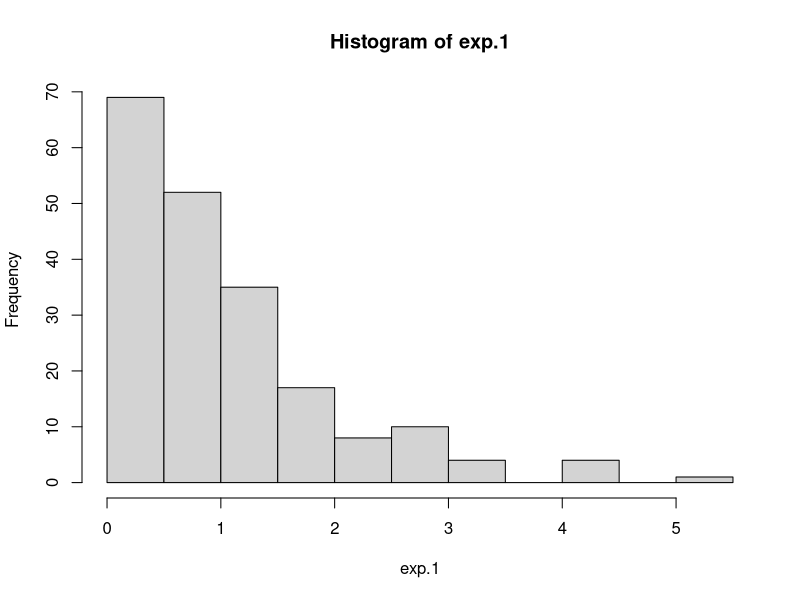
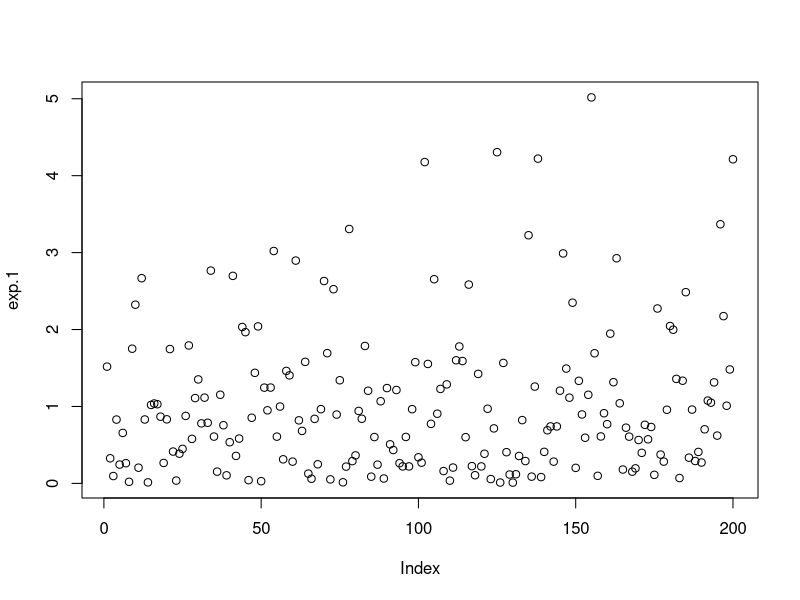
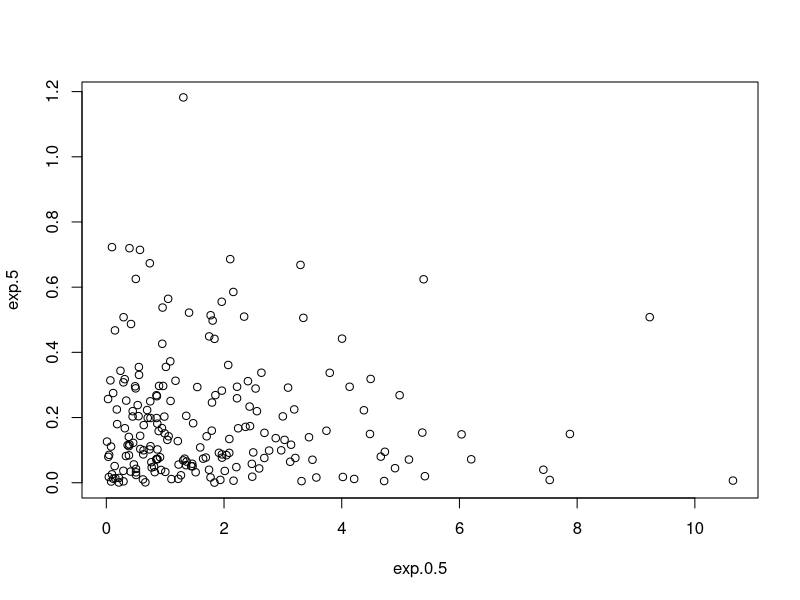
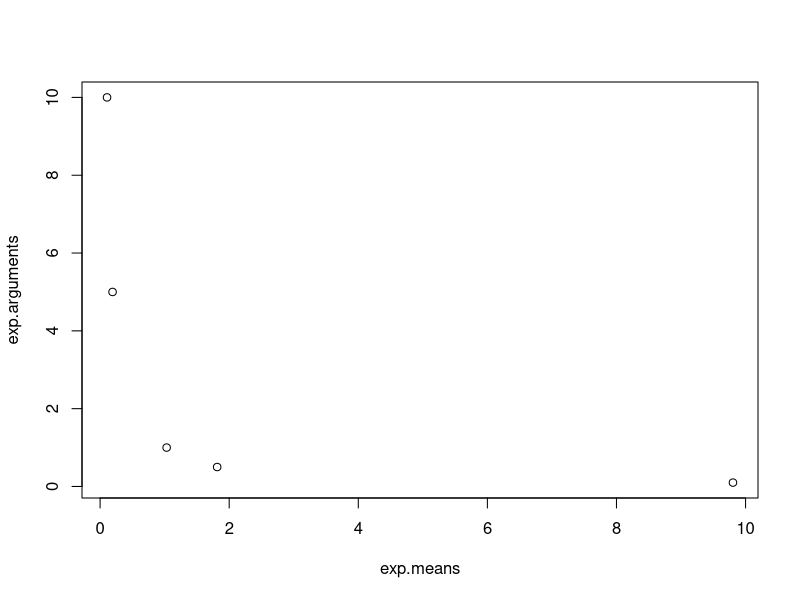
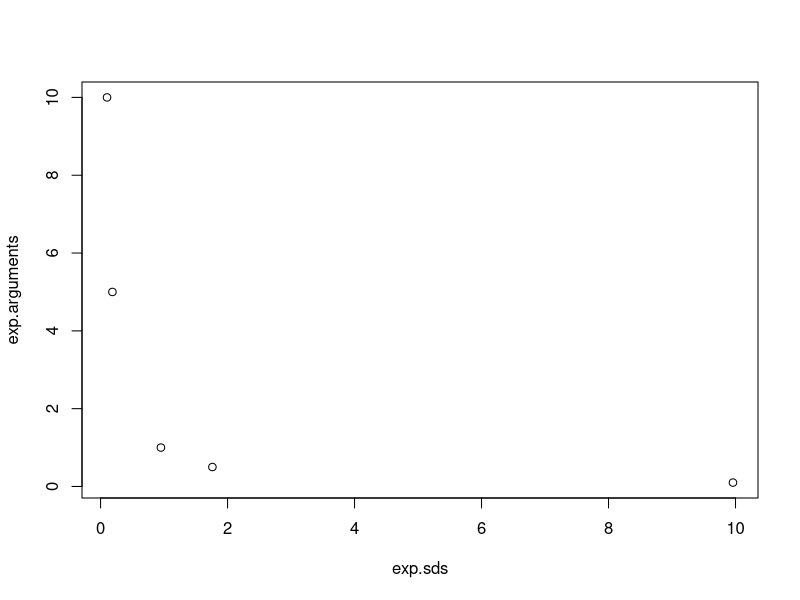
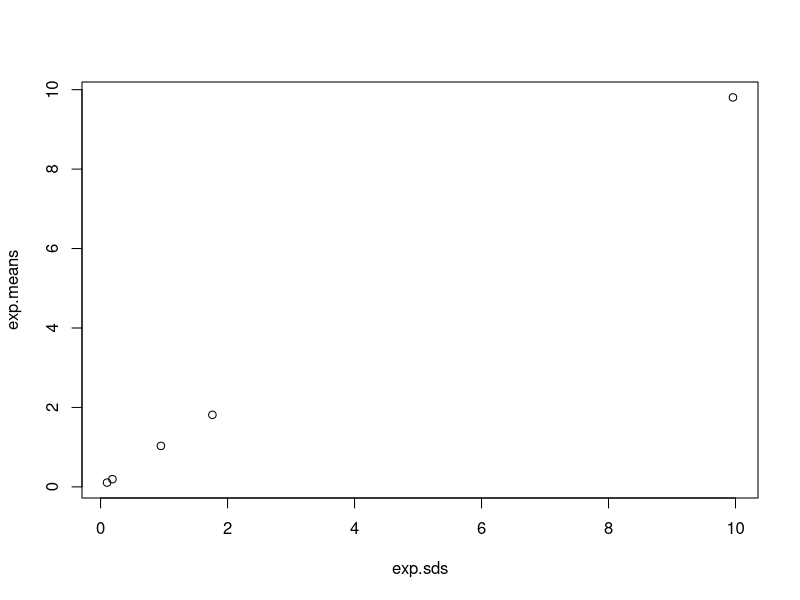
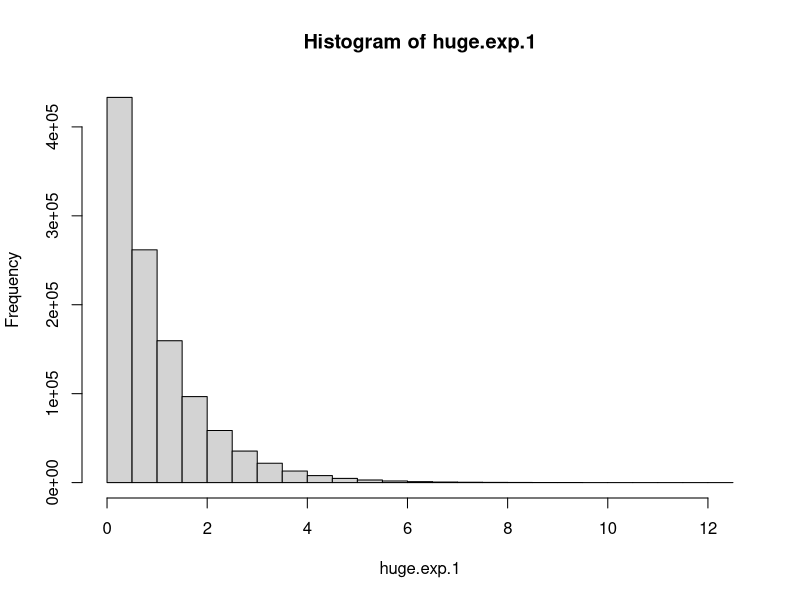
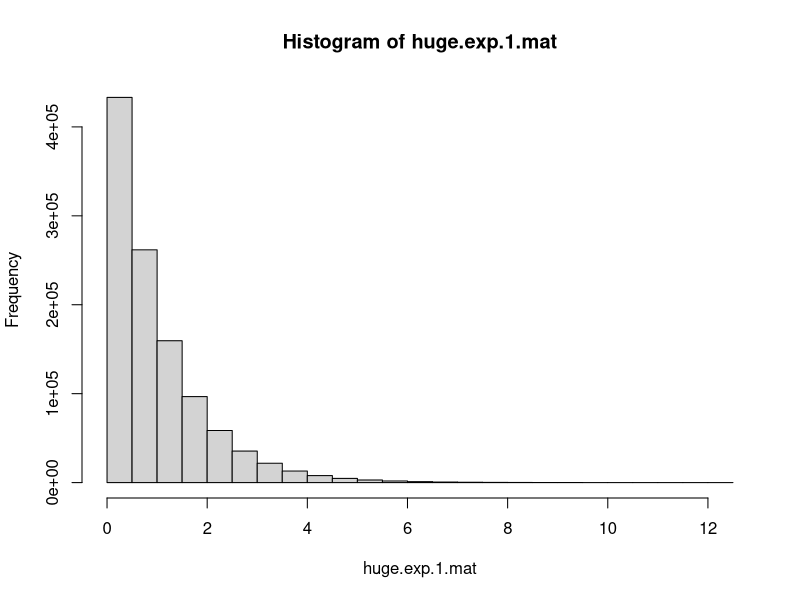

Generate these figures, in order, with R:
## ---- chunk 1
knitr::opts_chunk$set(echo = TRUE)
## ---- chunk 2
exp.1 <- rexp(n = 200)
## ---- chunk 3
mean(exp.1)
## ---- chunk 4
sd(exp.1)
## ---- chunk 5
exp.0.1 <- rexp(n = 200, rate = 0.1)
exp.0.5 <- rexp(n = 200, rate = 0.5)
exp.5 <- rexp(n = 200, rate = 5)
exp.10 <- rexp(n = 200, rate = 10)
## ---- chunk 6
hist(exp.1)
## ---- chunk 7
plot(exp.1)
## ---- chunk 8
plot(exp.0.5, exp.5)
## ---- chunk 9
exp.arguments <- c(1., 0.1, 0.5, 5., 10.)
exp.means <- c(mean(exp.1), mean(exp.0.1), mean(exp.0.5), mean(exp.5), mean(exp.10))
exp.sds <- c(sd(exp.1), sd(exp.0.1), sd(exp.0.5), sd(exp.5), sd(exp.10))
## ---- chunk 10
plot(exp.means, exp.arguments, type = "p")
## ---- chunk 11
plot(exp.sds, exp.arguments, type = "p")
## ---- chunk 12
plot(exp.sds, exp.means, type = "p")
## ---- chunk 13
huge.exp.1 <- rexp(n = 1100000)
mean(huge.exp.1)
## ---- chunk 14
sd(huge.exp.1)
## ---- chunk 15
hist(huge.exp.1)
## ---- chunk 16
mean(huge.exp.1[] > 1)
## ---- chunk 17
huge.exp.1.mat <- matrix(huge.exp.1, 1100, 1000)
hist(huge.exp.1.mat)
## ---- chunk 18
mean(huge.exp.1.mat[,137])
## ---- chunk 19
huge.exp.1.mat.colMeans <- colMeans(huge.exp.1.mat)
barplot(huge.exp.1.mat.colMeans)
## ---- chunk 20
mean(huge.exp.1 ^ 2)
## ---- chunk 21
sd(huge.exp.1 ^ 2)
